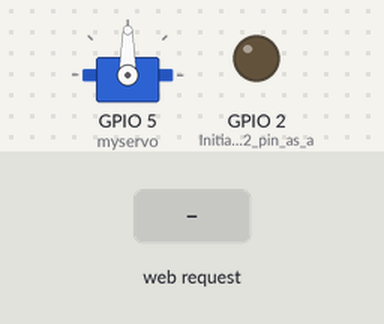
Bench run of a sketch on a simulated ESP8266 (NodeMCU). On the bench: servo, output pins drawn as LEDs (lit = HIGH). Inputs (shaded band) come from the test bench. What the sketch prints to the serial monitor is not drawn.

Above: at 2.2 s.
2.3 s: HTTP request GET /left received
At 3.1 s:
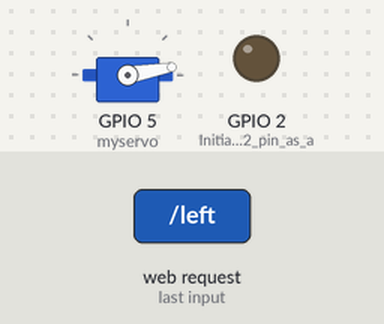
3.8 s: HTTP request GET /right received
At 4.3 s:
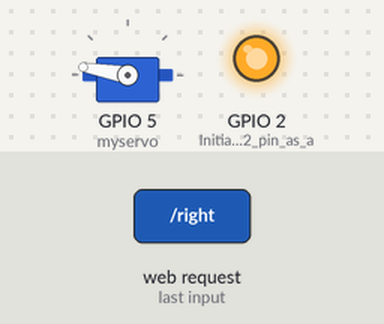
5.3 s: HTTP request GET /straight received
At 6.6 s:
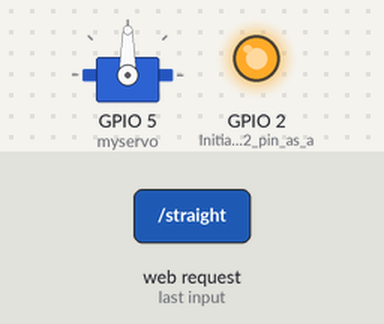
Timing chart, 0 to 8.3 s (numbered marks = the images above; inputs shaded):
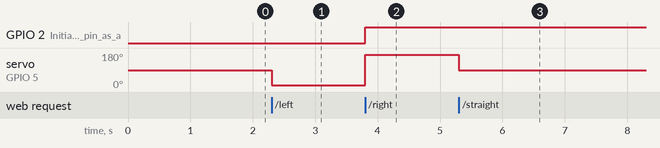

Measured:
- after the input at 2.3 s, servo on GPIO 5 (myservo): 90° → 10° at once
- after the input at 3.8 s, GPIO 2 (Initialize_GPIO2_pin_as_a): LOW → HIGH at once; servo on GPIO 5 (myservo): 10° → 170° at once
- after the input at 5.3 s, servo on GPIO 5 (myservo): 170° → 90° at once

The sketch:

RemoteControlWifiAccessSample.ino
```cpp
// (licence header left out)
/*
D0 = GPIO16;
D1 = GPIO5;
D2 = GPIO4;
D3 = GPIO0;
D4 = GPIO2;
D5 = GPIO14;
D6 = GPIO12;
D7 = GPIO13;
D8 = GPIO15;
D9 = GPIO3;
D10 = GPIO1;
 */
/* Create a WiFi access point and provide a web server on it. */

#include <ESP8266WiFi.h>
#include <WiFiClient.h>
#include <ESP8266WebServer.h>
#include <Servo.h>

/* Set these to your desired credentials. */
const char *ssid = "MackieLand";
const char *password = "thereisnospoon";
// http://192.168.4.1/left
// http://192.168.4.1/right

ESP8266WebServer server(80);
Servo myservo;  // create servo object to control a servo
                // twelve servo objects can be created on most boards

/* Just a little test message.  Go to http://192.168.4.1 in a web browser
 * connected to this access point to see it.
 */
void handleRoot() {
	server.send(200, "text/html", "<h1>You are connected</h1>");
}

void handleLeft() {
  server.send(200, "text/html", "<h1>You are connected left</h1>");
  digitalWrite(2, LOW);   // Turn the LED on by making the voltage LOW
  myservo.write(10);
}

void handleRight() {
  server.send(200, "text/html", "<h1>You are connected right</h1>");
  digitalWrite(2, HIGH);   // Turn the LED on by making the voltage LOW
  myservo.write(170);
}


void handleStraight() {
  server.send(200, "text/html", "<h1>You are connected straight</h1>");
  myservo.write(90);
}

void setup() {
	delay(1000);
	Serial.begin(115200);
	Serial.println();
	Serial.print("Configuring access point...");
	/* You can remove the password parameter if you want the AP to be open. */
	WiFi.softAP(ssid, password);

	IPAddress myIP = WiFi.softAPIP();
	Serial.print("AP IP address: ");
	Serial.println(myIP);
	server.on("/", handleRoot);
  server.on("/left", handleLeft);
  server.on("/right", handleRight);
  server.on("/straight", handleStraight);
	server.begin();
	Serial.println("HTTP server started");

   pinMode(2, OUTPUT);     // Initialize GPIO2 pin as an output
   myservo.attach(5);  // attaches the servo on D1 to the servo object
}

void loop() {
	server.handleClient();
}
```
